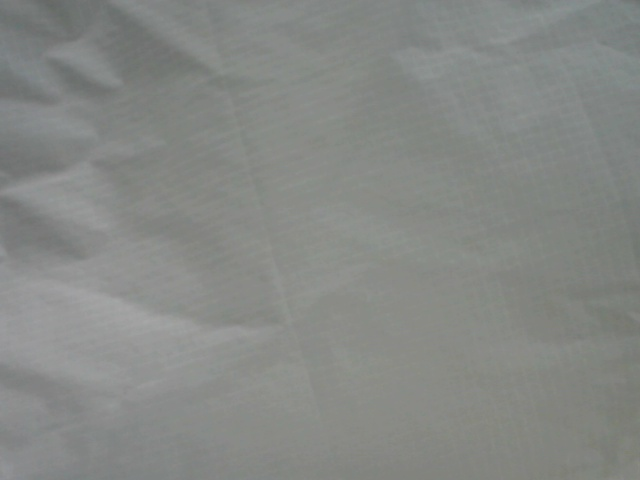
#> input picture shadowsense-training/testingdata/no_touch/frame20230911_171807.jpg, 640 x 480 px; its folder holds 3 pictures in this run
$ python controller.py
#> lines starting #> are read from the running program, lines starting #| are printed output that depends on the picture
### shadowsense-training/yuhan_classifier/ad_hoc/ad_hoc/train_classifier.py
#from skimage import io
#from imutils import paths
import argparse
#import imutils
import cv2
import os
from pathlib import Path
#import matplotlib.pyplot as plt
#import matplotlib.patches as patches
from threading import Thread, Lock, Condition
import numpy as np
from sklearn import svm, metrics, datasets
from sklearn.utils import Bunch
from sklearn.metrics import accuracy_score
from sklearn.model_selection import GridSearchCV, train_test_split

from skimage.io import imread
from skimage.transform import resize
from skimage import color, img_as_float
import time

from ffpyplayer.pic import SWScale, Image

__all__ = ('Trainer', 'TrainerExited')


class TrainerExited(Exception):
    pass


class Trainer(object):

    condition = None

    classify_condition = None

    next_image_to_classify = None

    classification_result = None

    thread = None

    _finish_running = False

    _finished_running = False

    image_scaler = None

    last_img_fmt = ''

    start_t = time.time()

    def __init__(self, train_path, test_path, condition):
        print("loading dataset " + "...")
        image_dataset = load_image_files(train_path)
        test_dataset = load_image_files(test_path)
        self.X_train = image_dataset.data
        self.y_train = image_dataset.target
        self.X_test = test_dataset.data
        self.y_test = test_dataset.target
        self.accuracy = 0
        self.clf = None
        self.condition = condition
        self.classify_condition = Condition()

    def train(self, train_model=True):
        if train_model:
            param_grid = [
                {'C': [1, 10, 100, 1000], 'kernel': ['linear']},
                {'C': [1, 10, 100, 1000], 'gamma': [0.001, 0.0001], 'kernel': ['rbf']},
            ]
            svc = svm.SVC()
            self.clf = GridSearchCV(svc, param_grid)
            print("training...")
            start_time = time.time()
            self.clf.fit(self.X_train, self.y_train)
            print(self.X_train.shape, self.y_train.shape)
            training_time = time.time() - start_time
            #print("training time = {0:.1f} sec".format(training_time))
            print("evaluating...")
            y_pred = self.clf.predict(self.X_test)
            #print("Classification report for - \n{}:\n{}\n".format(
             #   self.clf, metrics.classification_report(self.y_test, y_pred)))
            self.accuracy = accuracy_score(self.y_test, y_pred)
            print("accuracy: {0:.01f}".format(self.accuracy))

    # [93 lines left out: functions run_classification, thread_func, stop, get_next_classification_result, request_classification, predict_image and 1 more, not called in this run]

def load_image_files(container_path, dimension=(64, 64)):
        """
        Load image files with categories as subfolder names
        which performs like scikit-learn sample dataset

        Parameters
        ----------
        container_path : string or unicode
            Path to the main folder holding one subfolder per category
        dimension : tuple
            size to which image are adjusted to

        Returns
        -------
        Bunch
        """
#> call 2 of load_image_files, with dimension = (64, 64)
#> in load_image_files, img is the input picture: shape (480, 640, 3); mean R, G, B 133.6, 136.2, 133.1
#> in load_image_files (call 2), `img = resize(img, (100, 200))`:
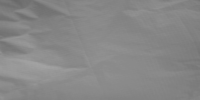
#> img: shape (100, 200) float64; min 0.412, max 0.64, mean 0.531
        image_dir = Path(container_path)
        folders = [directory for directory in image_dir.iterdir() if directory.is_dir()]
        categories = [fo.name for fo in folders]

        descr = "A image classification dataset"
        images = []
        flat_data = []
        target = []
        for i, direc in enumerate(folders):
            for file in direc.iterdir():
                try:
                    img = imread(file)
                except OSError:
                    continue

                # img_resized = resize(img, dimension, anti_aliasing=True, mode='reflect')
                img = color.rgb2gray(img)
                img = resize(img, (100, 200))
                flat_data.append(img.flatten())
                images.append(img)
                target.append(i)
#> pass 2 of the loop in load_image_files, `for i, direc in enumerate(folders):`:
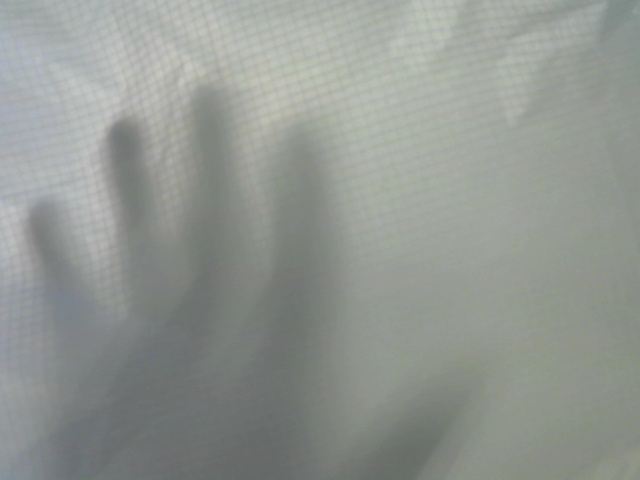
#> input picture shadowsense-training/testingdata/touch/frame20230911_172647.jpg, 640 x 480 px
#> in load_image_files, img is the input picture: shape (480, 640, 3); mean R, G, B 146.7, 151, 145.9
#> in load_image_files (call 2), `img = resize(img, (100, 200))`:
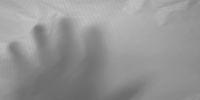
#> img: shape (100, 200) float64; min 0.409, max 0.774, mean 0.587
        flat_data = np.array(flat_data)
        target = np.array(target)
        images = np.array(images)

        return Bunch(data=flat_data,
                     target=target,
                     target_names=categories,
                     images=images,
                     DESCR=descr)

### shadowsense-training/yuhan_classifier/ad_hoc/ad_hoc/controller.py
from threading import Condition, Lock
from video_stream import Player, CameraFinished
from train_classifier import Trainer, TrainerExited
import cv2
from ffpyplayer.player import MediaPlayer
import numpy as np
__all__ = ('Controller', )


class Controller(object):

    def run(self):
        condition = Condition()

        trainer = Trainer(train_path=r"W:\Code\workorinternship\jackal\shadowsense-training\trainingdata", test_path=r"W:\Code\workorinternship\jackal\shadowsense-training\testingdata", condition=condition)
        trainer.train()
        trainer.run_classification()


        opencv_image = cv2.imread(r"W:\Code\workorinternship\jackal\shadowsense-training\testingdata\no_touch\frame20230911_171756.jpg")
        # [13 lines of commented-out code are left out]


        print("Got here")
        try:
            classification_result = trainer.predict_image_opencv(opencv_image)
            print("got here", classification_result)
        except TrainerExited:
            print("failed trainer exited")
            return

        if classification_result is not None:
            print("trying classification")
            original_image,prediction = classification_result
            print('predicted', prediction)


        trainer.stop()
        print("done")

        # [37 lines of commented-out code are left out]


if __name__ == '__main__':
    controller = Controller()
#> (the run stopped early here; a loop or call above may not have finished)
